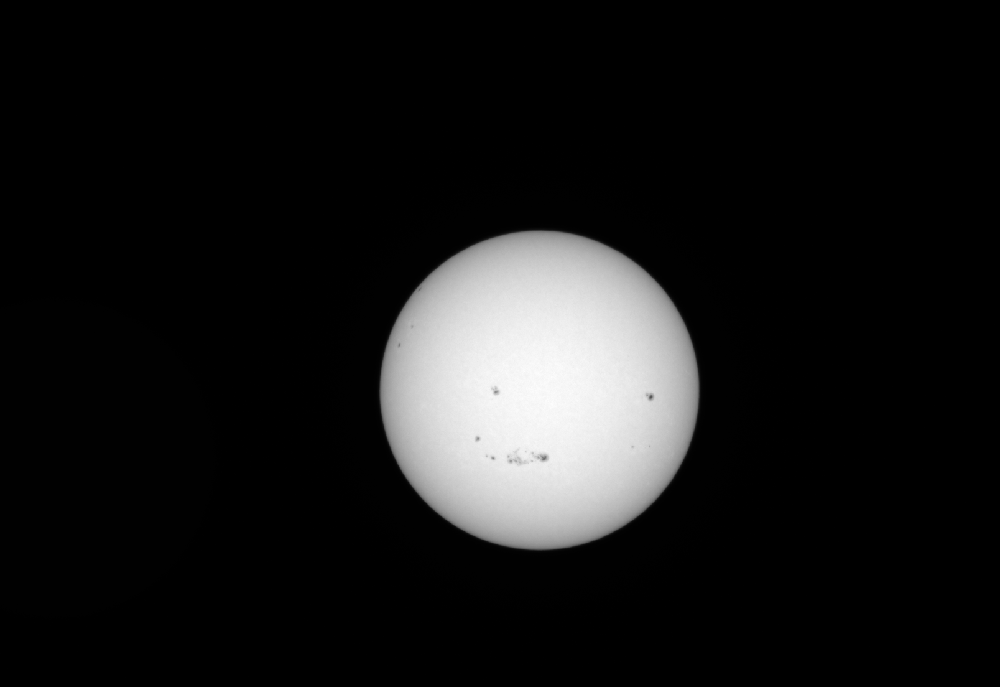
#> input picture img1.tiff, 1000 x 687 px, shrunk from 1608 x 1104 before the run, found by its file name
$ python Diffchecking.py
#> lines starting #> are read from the running program, lines starting #| are printed output that depends on the picture
import cv2
import numpy as np
import matplotlib.pyplot as plt
from matplotlib.colors import TwoSlopeNorm, LinearSegmentedColormap

impath = r"J:\img1.tiff"
img = cv2.imread(impath, cv2.IMREAD_UNCHANGED).astype(np.float32)
#> img: shape (687, 1000) float32; min 48, max 64992, mean 6380.8

# -----------------------------
# 横方向の二次微分 d²/dx²
# -----------------------------
height_x = img.shape[0] - 1
#> height_x = 686
width_x = img.shape[1] - 2
#> width_x = 998

dif_x_list = []
for i in range(1, img.shape[0]):
    dif_x_list.append(np.diff(np.diff(img[i])))
#> after the loop, dif_x_list = 686 items

dif_x = np.concatenate(dif_x_list).reshape(height_x, width_x)
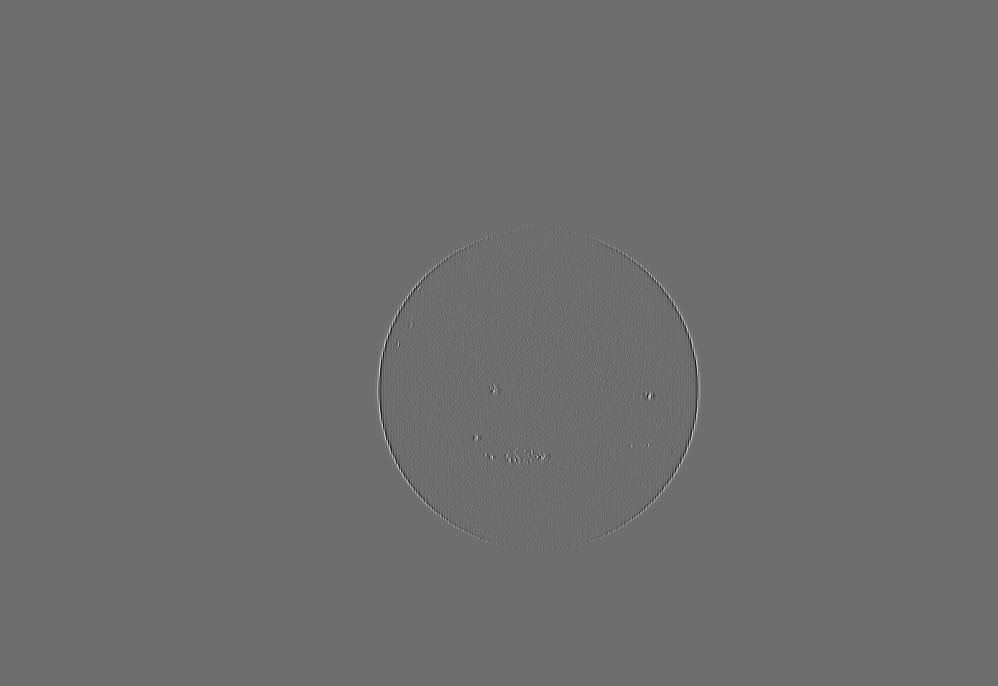
#> dif_x: shape (686, 998) float32; min -13552, max 17696, mean 0; drawn with min black and max white

# -----------------------------
# 縦方向の二次微分 d²/dy²
# -----------------------------
height_y = img.shape[0] - 2
#> height_y = 685
width_y = img.shape[1] - 1
#> width_y = 999

dif_y_list = []
for j in range(1, img.shape[1]):
    col = img[:, j]  # 縦方向の列
    dif_y_list.append(np.diff(np.diff(col)))
#> after the loop, dif_y_list = 999 items

dif_y = np.array(dif_y_list).T  # (height_y, width_y) に整形

# -----------------------------
# カラーマップ（横用）
# -----------------------------
cmap_neg = plt.cm.Blues_r
cmap_pos = plt.cm.Reds
colors = np.vstack((cmap_neg(np.linspace(0, 1, 128)),
                    cmap_pos(np.linspace(0, 1, 128))))
#> colors = 256 rows, first 6: [0.0314, 0.188, 0.42, 1], [0.0314, 0.196, 0.432, 1], [0.0314, 0.204, 0.444, 1], [0.0314, 0.213, 0.456, 1], [0.0314, 0.221, 0.468, 1], [0.0314, 0.229, 0.48, 1]
cmap_x = LinearSegmentedColormap.from_list("cmap_x", colors)

vmin_x, vmax_x = dif_x.min(), dif_x.max()
#> vmin_x = -13552; vmax_x = 17696
vmin_x, vcenter_x, vmax_x = sorted([vmin_x, 0, vmax_x])
#> vcenter_x = 0
norm_x = TwoSlopeNorm(vmin=vmin_x, vcenter=vcenter_x, vmax=vmax_x)

# -----------------------------
# カラーマップ（縦用）
# -----------------------------
cmap_neg2 = plt.cm.Greens_r
cmap_pos2 = plt.cm.Purples
colors2 = np.vstack((cmap_neg2(np.linspace(0, 1, 128)),
                     cmap_pos2(np.linspace(0, 1, 128))))
#> colors2 = 256 rows, first 6: [0, 0.267, 0.106, 1], [0, 0.277, 0.11, 1], [0, 0.287, 0.114, 1], [0, 0.297, 0.118, 1], [0, 0.307, 0.123, 1], [0, 0.317, 0.127, 1]
cmap_y = LinearSegmentedColormap.from_list("cmap_y", colors2)

vmin_y, vmax_y = dif_y.min(), dif_y.max()
#> vmin_y = -12944; vmax_y = 15472
vmin_y, vcenter_y, vmax_y = sorted([vmin_y, 0, vmax_y])
#> vcenter_y = 0
norm_y = TwoSlopeNorm(vmin=vmin_y, vcenter=vcenter_y, vmax=vmax_y)

# -----------------------------
# 描画
# -----------------------------
plt.figure(figsize=(12, 6))

plt.subplot(1, 2, 1)
plt.title("Horizontal 2nd Derivative (d²/dx²)")
plt.imshow(dif_x, cmap=cmap_x, norm=norm_x)
plt.colorbar()

plt.subplot(1, 2, 2)
plt.title("Vertical 2nd Derivative (d²/dy²)")
plt.imshow(dif_y, cmap=cmap_y, norm=norm_y)
plt.colorbar()

plt.tight_layout()
plt.show()
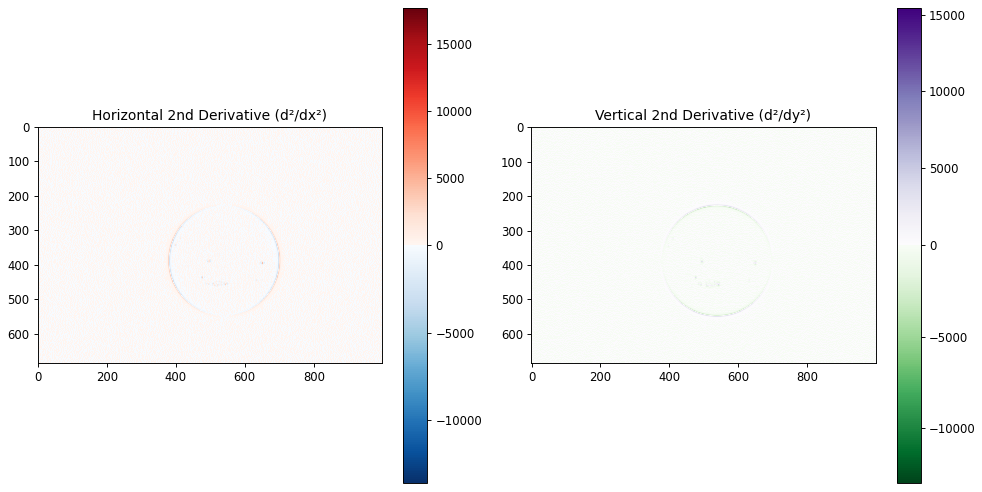
#> figure drawn by matplotlib, 4 panels
